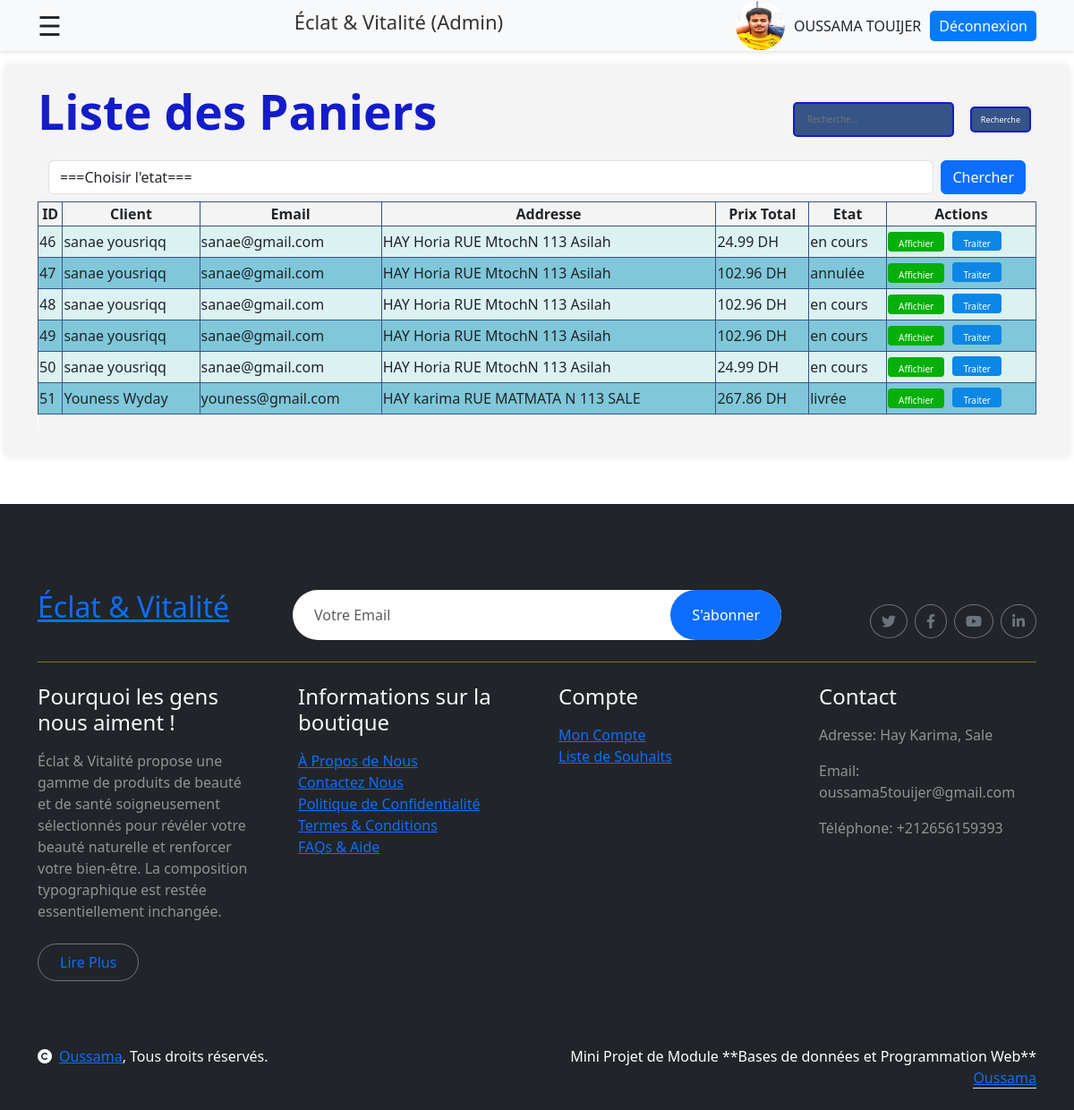
The app's page /admin/vente/listeVentes.php (signed in) with its own data.
### tables this page shows
CREATE TABLE IF NOT EXISTS `panier` (
  `id` int NOT NULL AUTO_INCREMENT,
  `idClient` bigint NOT NULL,
  `total` double(100,2) NOT NULL,
  `date_modified` timestamp NULL DEFAULT CURRENT_TIMESTAMP ON UPDATE CURRENT_TIMESTAMP,
  `date_creation` timestamp NULL DEFAULT CURRENT_TIMESTAMP,
  `etat_commande` enum('en cours','en livraison','livrée','annulée','autre') DEFAULT 'en cours',
  PRIMARY KEY (`id`),
  KEY `fk_IdUser` (`idClient`)
);

CREATE TABLE IF NOT EXISTS `users` (
  `id` bigint NOT NULL AUTO_INCREMENT,
  `nom` varchar(100) DEFAULT NULL,
  `prenom` varchar(100) DEFAULT NULL,
  `email` varchar(255) DEFAULT NULL,
  `password` varchar(255) DEFAULT NULL,
  `user_type` enum('client','admin') DEFAULT NULL,
  `telephone` varchar(20) DEFAULT NULL,
  `address` varchar(255) DEFAULT NULL,
  `ville` varchar(100) DEFAULT NULL,
  `date_creation` timestamp NULL DEFAULT CURRENT_TIMESTAMP,
  `date_modification` timestamp NULL DEFAULT CURRENT_TIMESTAMP ON UPDATE CURRENT_TIMESTAMP,
  `etat` tinyint(1) DEFAULT '0',
  PRIMARY KEY (`id`)
);

### include/functionsPanier.php (called while the page is built, shortened)
<?php
function connectToDatabase() {
    $servername = "localhost";
    $username = "root";
    $password = "";
    $DBname = "eclat_vitalite";
    try {
        $conn = new PDO("mysql:host=$servername;dbname=$DBname", $username, $password);
        $conn->setAttribute(PDO::ATTR_ERRMODE, PDO::ERRMODE_EXCEPTION);
        return $conn;
    } catch(PDOException $e) {
        echo "Échec de la connexion : " . $e->getMessage();
        exit();
    }
}
function getAllPaniers() {
    try {
        $conn = connectToDatabase();
        $requete = "SELECT p.*, u.nom,u.prenom,u.address,u.email FROM panier p INNER JOIN users u ON u.id = p.idClient";
        $resultat = $conn->query($requete);
        $paniers = $resultat->fetchAll(PDO::FETCH_ASSOC);
        return $paniers;
    } catch(PDOException $e) {
        echo "Erreur lors de l'exécution de la requête : " . $e->getMessage();
        $conn = null;
        exit();
    }
}
?>

### admin/vente/listeVentes.php (the view, shortened to what this page needs)
<?php
include '../../include/functionsPanier.php';
$paniers = [];
if (!empty($_POST['sPro'])) {
    $paniers = searchPaniers($_POST['sPro']);
} else {
    $paniers = getAllPaniers();
}
$page = isset($_GET['page']) ? $_GET['page'] : 1;
$paniersPerPage = 12;
$startIndex = ($page - 1) * $paniersPerPage;
$paniersToShow = array_slice($paniers, $startIndex, $paniersPerPage);
?>
<!DOCTYPE html>
<html lang="en">
<head>
    <link rel="stylesheet" href="stylesVentes.css">
    <link href="https://cdn.jsdelivr.net/npm/bootstrap@5.3.3/dist/css/bootstrap.min.css" rel="stylesheet" />
    <link href="https://getbootstrap.com/docs/5.3/assets/css/docs.css" rel="stylesheet" />
    <link rel="stylesheet" href="https://cdnjs.cloudflare.com/ajax/libs/font-awesome/6.0.0-beta3/css/all.min.css">
</head>
<body>
<header class="ous" >
    <div class="container d-flex justify-content-between align-items-center">
        <span style="font-size:30px;cursor:pointer" onclick="openDrawer()">&#9776;</span>
        <div class="logo-wrapper">
            <h6 style=" font-size: 22px; color: #333;">Éclat & Vitalité (Admin)</h6>
        </div>
        <div class="user-wrapper">
            <a href="../profile.php">
                <img src="../userImages/user.jpg" alt="user" class="user-image">
            </a>
            <span class="username"><?php echo htmlspecialchars($_SESSION['prenom'].' ' .$_SESSION['nom']); ?></span>
            <?php
            if(isset($_SESSION['email'])) {
                echo '<a class="logout-btn" href="../deconnexion.php">Déconnexion</a>';
            }
            ?>
        </div>
    </div>
</header>
    <div class="main-content">
        <main >
            <div class="container">
                <?php
                if(isset($_SESSION['email'])) {
                echo "<div class='title-and-button'>";
                echo "<h2 class='title' >Liste des Paniers</h1>";
                print'<form method="post" action="" >
                    <input type="text" for="b1" name="sPro" placeholder="Recherche..." class="iptR">
                    <button type="submit" id="b1" class="buR" >
                        Recherche
                    </button>
                </form>';
                echo "</div>";?>
            </div>
       <div class="container">
                <?php
                if (empty($paniersToShow)) {
                    echo "<p>Aucun paniers trouvé.</p>";
                } else {
                    echo "<div class='alert alert-danger'>Échec de la mise à jour du panier. Veuillez réessayer !!!</div>";?>
           <div class="container mb-2">
               <form action="" method="post" class="d-flex align-items-end">
                   <select name='etat_commande' class="form-control me-2">
                       <option value='en cours'>===Choisir l'etat===</option>
                   </select>
                   <button type="submit" name="btS" class="btn btn-primary">Chercher</button>
               </form>
           </div>
                <?php
                echo ' <div class="siw"> <table class="tablee" style="margin-left: auto; margin-right: auto;">
                    <thead>
                <tr>
                    <th>ID</th>
                    <th>Client</th>
                    <th>Email</th>
                    <th>Addresse</th>
                    <th>Prix Total</th>
                    <th>Etat</th>
                    <th>Actions</th>
                </tr>
                    </thead>
                    <tbody>';
                foreach ($paniersToShow as $panier) {
                    echo "<tr>
                                      <td>{$panier['id']}</td>
                                      <td>{$panier['nom']} {$panier['prenom']}</td>
                                      <td>{$panier['email']}</td>
                                      <td>{$panier['address']}</td>
                                      <td>{$panier['total']} DH</td>
                                      <td>{$panier['etat_commande']}</td>
                                      <td class='action-buttons'>
                                           <a  data-bs-toggle='modal' data-bs-target='#modifierModal{$panier['id']}' ><button class='edit-button'>Affichier</button></a>
                                           <a data-bs-toggle='modal' data-bs-target='#traitModal{$panier['id']}' ><button class='delete-button'>Traiter</button></a>
                                      </td>
                         </tr>";
                        }
                    echo '</tbody>';
                    echo '</table>';?>
            </div>
        <?php
                }
                } else {
                    echo "<p>Session data not found.</p>";
                }
               ?>
        </main>
    </div>
<?php include '../../include/footer.php'?>
</body>
</html>

### admin/vente/stylesVentes.css (style rules this page uses)
* { margin: 0; padding: 0; box-sizing: border-box; }
.buR { padding: 8px 16px; margin: 8px; font-size: 15px; border: 2px solid #141cc9; border-radius: 5px; cursor: pointer; transition: background-color 0.3s, color 0.2s; background-color: #365486; color: #ffffff; }
.iptR { padding: 8px 16px; margin: 8px; font-size: 15px; border: 2px solid #141cc9; border-radius: 5px; cursor: pointer; transition: background-color 0.3s, color 0.2s; background-color: #365486; color: #ffffff; }
.main-content { flex: none; padding: 20px; }
header { display: flex; justify-content: space-between; align-items: center; margin-bottom: 20px; position: fixed; top: 0; width: 100%; background-color: #f8f9fa; padding: 1px 2px; box-shadow: 0 2px 4px rgba(0, 0, 0, 0.1); z-index: 100; }
.user-wrapper { display: flex; align-items: center; }
.user-image { width: 55px; height: 55px; border-radius: 50%; }
.username { margin-left: 10px; }
.logout-btn { margin-left: 10px; text-decoration: none; color: #fff; padding: 5px 10px; background-color: #007bff; border: none; border-radius: 5px; }
main { background-color: #f4f4f4; padding: 20px; border-radius: 5px; box-shadow: 0 0 10px rgba(0, 0, 0, 0.1); }
.title { display: flex; justify-content: center; color: #141cc9; font-size: 45pt; font-weight: 800; margin-bottom: 30px; }
.tablee { width: 100%; border-collapse: collapse; }
.tablee th { border: 1px solid #365486; padding: 1px; text-align: center; }
.tablee td { border: 1px solid #365486; padding: 1px; }
.tablee th { border: 1px solid #365486; padding: 10px; text-align: center; }
.tablee td { border: 1px solid #365486; padding: 10px; text-align: match-parent; }
.tablee tbody tr:nth-child(odd) { background-color: #DCF2F1; }
.tablee tbody tr:nth-child(even) { background-color: #7FC7D9; }
.delete-button { font-size: 16px; padding: 7px 14px; height: 40px; background-color: #0c87e5; color: #fff; margin-top: 5px; border: none; cursor: pointer; border-radius: 4px; transition: background-color 0.3s ease; }
.edit-button { font-size: 16px; padding: 7px 14px; height: 40px; background-color: #07af0a; color: #fff; margin-right: 5px; border: none; cursor: pointer; border-radius: 4px; transition: background-color 0.3s ease; }
.title-and-button { display: flex; justify-content: space-between; align-items: center; margin-bottom: 10px; }
.ous { display: none; position: fixed; top: 0; width: 100%; background-color: #f8f9fa; padding: 1px 2px; box-shadow: 0 2px 4px rgba(0, 0, 0, 0.1); z-index: 100; }
@media only screen and (max-width: 1200px) { .buR { padding: 6px 10px; margin: 6px; font-size: 9px; border: 2px solid #141cc9; border-radius: 5px; cursor: pointer; transition: background-color 0.3s, color 0.2s; background-color: #365486; color: #ffffff; } }
@media only screen and (max-width: 1200px) { .iptR { padding: 10px 14px; margin: 8px; font-size: 10px; border: 2px solid #141cc9; border-radius: 5px; cursor: pointer; transition: background-color 0.3s, color 0.2s; background-color: #365486; color: #ffffff; } }
@media only screen and (max-width: 1200px) { .main-content { flex: content; padding: 5px; } }
@media only screen and (max-width: 1200px) { .title { display: flex; justify-content: center; color: #141cc9; font-size: 40pt; font-weight: 900; margin-bottom: 17px; } }
@media only screen and (max-width: 1200px) { .tablee th { border: 1px solid #365486; padding: 1px; text-align: center; } }
@media only screen and (max-width: 1200px) { .tablee td { border: 1px solid #365486; padding: 1px; } }
@media only screen and (max-width: 1200px) { .delete-button { font-size: 10px; padding: 7px 12px; height: 22px; background-color: #0c87e5; color: #fff; margin-top: 4px; border: none; cursor: pointer; border-radius: 4px; transition: background-color 0.3s ease; } }
@media only screen and (max-width: 1200px) { .edit-button { font-size: 10px; padding: 6px 12px; height: 22px; background-color: #07af0a; color: #fff; margin-bottom: 5px; border: none; cursor: pointer; border-radius: 4px; transition: background-color 0.3s ease; } }
@media only screen and (max-width: 1200px) { .title-and-button { display: flex; justify-content: space-between; align-items: center; margin-bottom: 5px; } }
@media only screen and (max-width: 1200px) { .ous { display: flex; position: fixed; top: 0; width: 100%; background-color: #f8f9fa; padding: 1px 2px; box-shadow: 0 2px 4px rgba(0, 0, 0, 0.1); z-index: 100; } }
@media only screen and (max-width: 1200px) { header { display: none; } }

### records on screen
panier: id "46", idClient.nom "sanae", idClient.prenom "yousriqq", idClient.email "sanae@gmail.com", idClient.address "HAY Horia RUE MtochN 113 Asilah", total "24.99", etat_commande "en cours"
panier: id "47", idClient.nom "sanae", idClient.prenom "yousriqq", idClient.email "sanae@gmail.com", idClient.address "HAY Horia RUE MtochN 113 Asilah", total "102.96", etat_commande "annulée"
panier: id "48", idClient.nom "sanae", idClient.prenom "yousriqq", idClient.email "sanae@gmail.com", idClient.address "HAY Horia RUE MtochN 113 Asilah", total "102.96", etat_commande "en cours"
panier: id "49", idClient.nom "sanae", idClient.prenom "yousriqq", idClient.email "sanae@gmail.com", idClient.address "HAY Horia RUE MtochN 113 Asilah", total "102.96", etat_commande "en cours"
panier: id "50", idClient.nom "sanae", idClient.prenom "yousriqq", idClient.email "sanae@gmail.com", idClient.address "HAY Horia RUE MtochN 113 Asilah", total "24.99", etat_commande "en cours"
panier: id "51", idClient.nom "Youness", idClient.prenom "Wyday", idClient.email "youness@gmail.com", idClient.address "HAY karima RUE MATMATA N 113 SALE", total "267.86", etat_commande "livrée"

### other values on screen
$_SESSION['prenom'].' ' .$_SESSION['nom'] "OUSSAMA TOUIJER"
